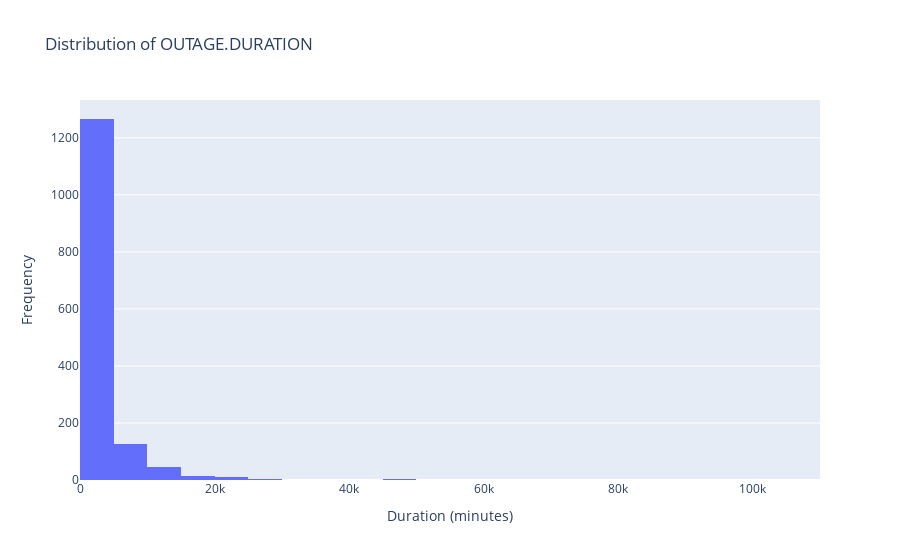
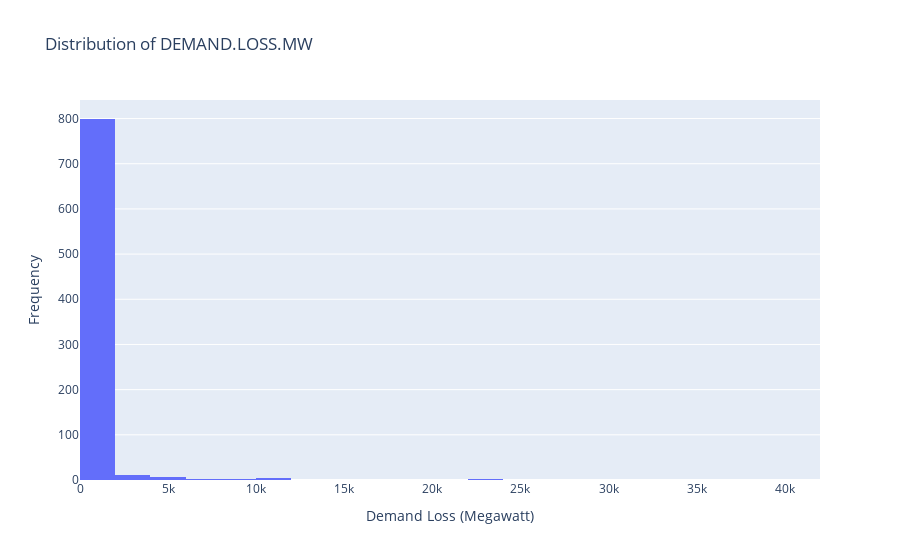
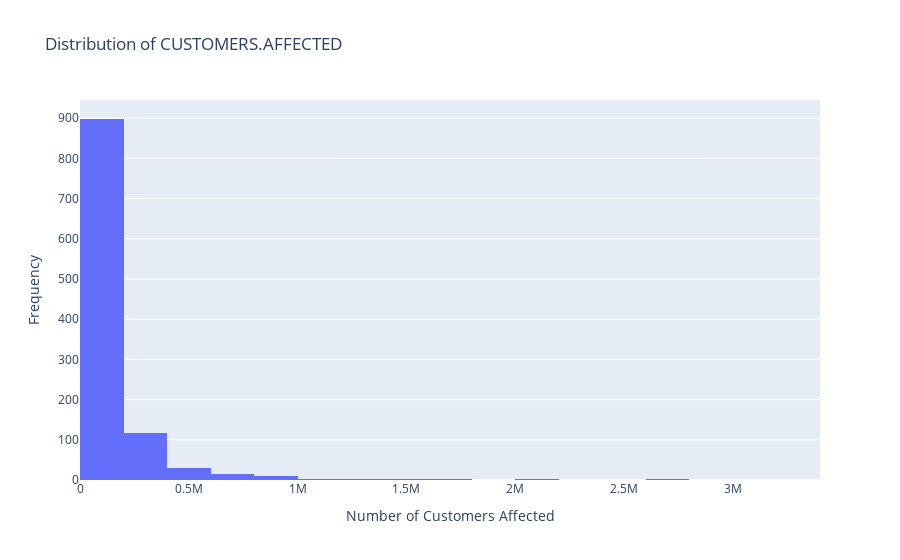
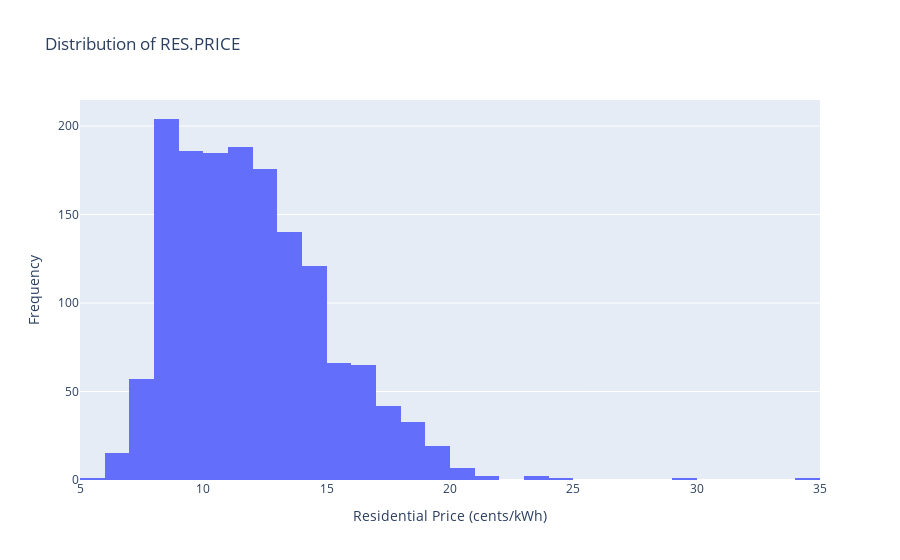

The code cell stored with these charts, in order, in its notebook:
### Markdown cell above
# Data Visualization
The provided code utilizes the matplotlib and seaborn libraries to create histograms for four key columns in the power outage dataset: 'OUTAGE.DURATION', 'DEMAND.LOSS.MW', 'CUSTOMERS.AFFECTED', and 'RES.PRICE'. Below are some objectives we are attempting to find by illustrating these graphs. 

## Distribution of OUTAGE.DURATION

Objective:
- Understand the distribution of outage durations to identify common patterns and outliers.

Justification:

- Outage duration is a crucial metric, providing insights into the temporal aspect of power outages.
- A histogram with a kernel density estimate (KDE) allows us to observe the central tendency and spread of outage durations.

## Distribution of DEMAND.LOSS.MW

Objective:
- Analyze the distribution of demand loss in terms of megawatts during power outages.

Justification:

- 'DEMAND.LOSS.MW' represents the amount of demand lost during an outage, offering insights into the severity of power disruptions.
- A histogram with KDE enables visualization of the range and frequency of demand losses.

## Distribution of CUSTOMERS.AFFECTED

Objective:
- Explore the impact of power outages on the number of customers affected.

Justification:
- 'CUSTOMERS.AFFECTED' provides information on the scale of the outage in terms of affected users.
- A histogram with KDE helps understand the distribution of the number of affected customers.

## Distribution of RES.PRICE

Objective:
- Investigate the distribution of residential electricity prices during power outage events.

Justification:
- 'RES.PRICE' represents the residential electricity price, which may correlate with the severity or causes of power outages.
- A histogram with KDE allows us to visualize the distribution of residential electricity prices.

## Summary:
These visualizations serve as essential exploratory tools to gain a deeper understanding of key features in the power outage dataset. By analyzing the distributions of relevant columns, we can identify trends, outliers, and potential relationships between variables, providing a foundation for further analysis and hypothesis formulation.

### Code cell
import plotly.graph_objects as go

# Plot distribution of OUTAGE.DURATION
fig1 = go.Figure(data=[go.Histogram(x=outage_cleaned['OUTAGE.DURATION'], nbinsx=30)])
fig1.update_layout(title_text='Distribution of OUTAGE.DURATION', xaxis_title='Duration (minutes)', yaxis_title='Frequency')
fig1.show()
fig1.write_html(r'Assets\Distribution_of_OUTAGE.html', include_plotlyjs='cdn')

# Plot distribution of DEMAND.LOSS.MW
fig2 = go.Figure(data=[go.Histogram(x=outage_cleaned['DEMAND.LOSS.MW'], nbinsx=30)])
fig2.update_layout(title_text='Distribution of DEMAND.LOSS.MW', xaxis_title='Demand Loss (Megawatt)', yaxis_title='Frequency')
fig2.show()

# Plot distribution of CUSTOMERS.AFFECTED
fig3 = go.Figure(data=[go.Histogram(x=outage_cleaned['CUSTOMERS.AFFECTED'], nbinsx=30)])
fig3.update_layout(title_text='Distribution of CUSTOMERS.AFFECTED', xaxis_title='Number of Customers Affected', yaxis_title='Frequency')
fig3.show()

# Plot distribution of RES.PRICE
fig4 = go.Figure(data=[go.Histogram(x=outage_cleaned['RES.PRICE'], nbinsx=30)])
fig4.update_layout(title_text='Distribution of RES.PRICE', xaxis_title='Residential Price (cents/kWh)', yaxis_title='Frequency')
fig4.show()

### Figure 1 — Plotly figure (JSON) as saved in the notebook; plotly's stock layout.template omitted (floating-point values rounded to 4 significant figures; data arrays with more than 128 entries replaced by an {"elided": "..."} marker saying what was removed)
{"data": [{"nbinsx": 30, "type": "histogram", "x": {"elided": "1534 int values"}}], "layout": {"title": {"text": "Distribution of OUTAGE.DURATION"}, "xaxis": {"title": {"text": "Duration (minutes)"}}, "yaxis": {"title": {"text": "Frequency"}}}}

### Figure 2 — Plotly figure (JSON) as saved in the notebook; plotly's stock layout.template omitted (floating-point values rounded to 4 significant figures; data arrays with more than 128 entries replaced by an {"elided": "..."} marker saying what was removed)
{"data": [{"nbinsx": 30, "type": "histogram", "x": {"elided": "1534 int values"}}], "layout": {"title": {"text": "Distribution of DEMAND.LOSS.MW"}, "xaxis": {"title": {"text": "Demand Loss (Megawatt)"}}, "yaxis": {"title": {"text": "Frequency"}}}}

### Figure 3 — Plotly figure (JSON) as saved in the notebook; plotly's stock layout.template omitted (floating-point values rounded to 4 significant figures; data arrays with more than 128 entries replaced by an {"elided": "..."} marker saying what was removed)
{"data": [{"nbinsx": 30, "type": "histogram", "x": {"elided": "1534 int values"}}], "layout": {"title": {"text": "Distribution of CUSTOMERS.AFFECTED"}, "xaxis": {"title": {"text": "Number of Customers Affected"}}, "yaxis": {"title": {"text": "Frequency"}}}}

### Figure 4 — Plotly figure (JSON) as saved in the notebook; plotly's stock layout.template omitted (floating-point values rounded to 4 significant figures; data arrays with more than 128 entries replaced by an {"elided": "..."} marker saying what was removed)
{"data": [{"nbinsx": 30, "type": "histogram", "x": {"elided": "1534 float values"}}], "layout": {"title": {"text": "Distribution of RES.PRICE"}, "xaxis": {"title": {"text": "Residential Price (cents/kWh)"}}, "yaxis": {"title": {"text": "Frequency"}}}}
